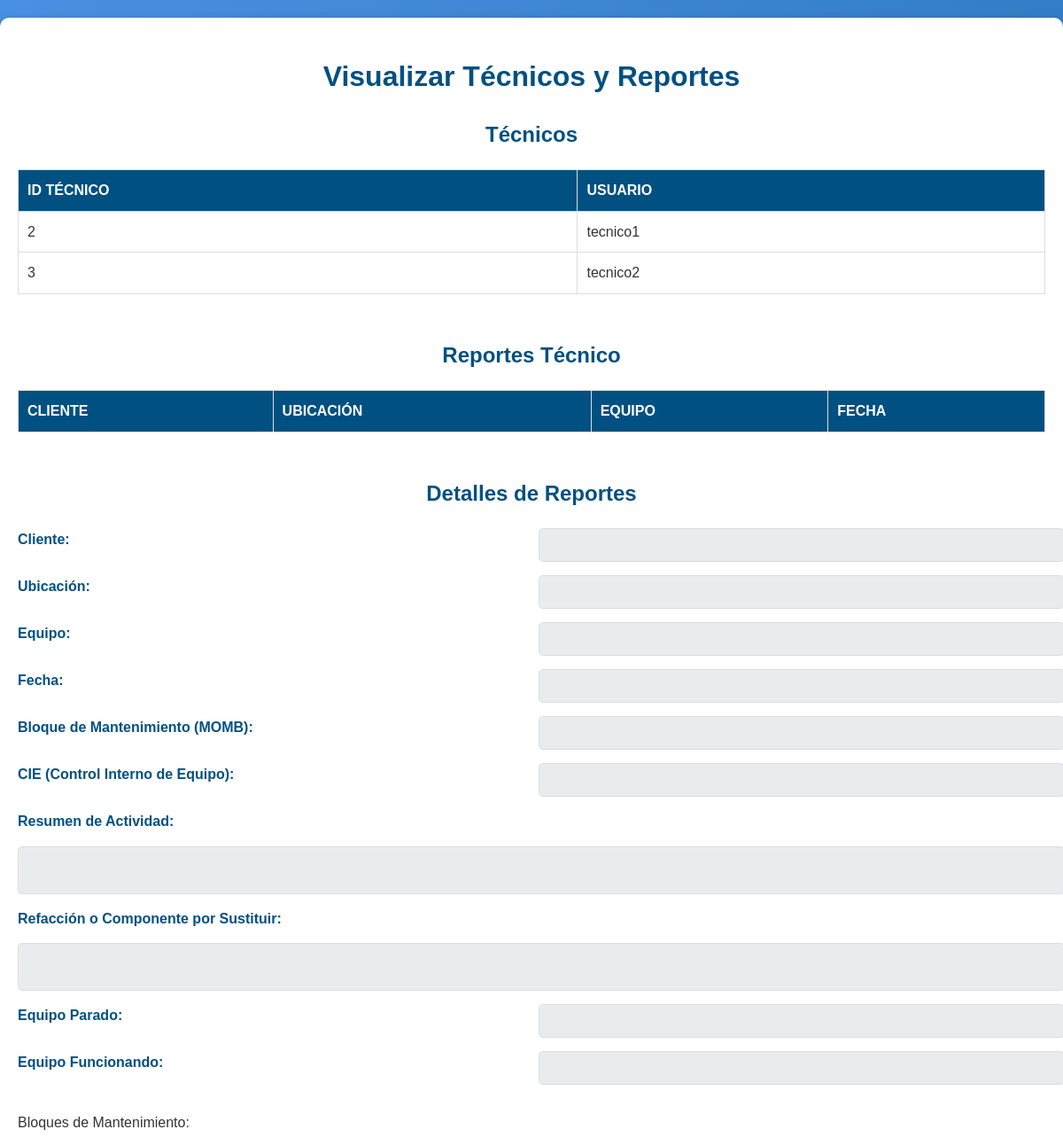
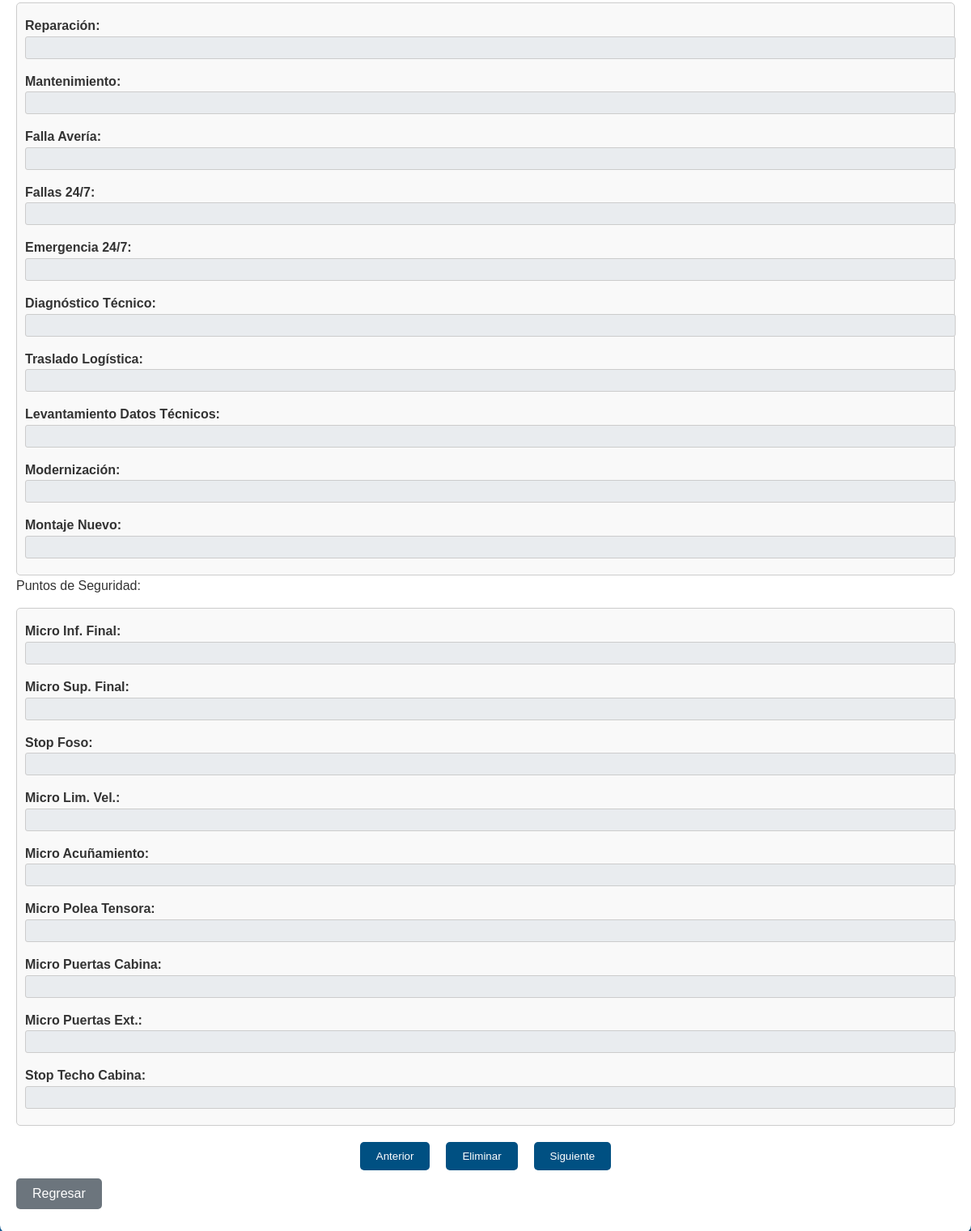
The page /visualizar (signed in) on the database its author committed (2 pictures, top to bottom).
### tables this page shows
CREATE TABLE usuarios (
    id_usuario INTEGER PRIMARY KEY AUTOINCREMENT,
    nombre_usuario TEXT NOT NULL UNIQUE,
    contraseña TEXT NOT NULL,
    rol TEXT NOT NULL CHECK(rol IN ('tecnico', 'administrador', 'SARH'))
);

### app.py (the view)
    @app.route('/visualizar')
    @login_required(role='administrador')
    def visualizar():
        conn = get_db_connection()
        tecnicos = conn.execute("SELECT id_usuario, nombre_usuario FROM usuarios WHERE rol = 'tecnico'").fetchall()
        conn.close()
        return render_template('visualizar.html', tecnicos=tecnicos)

### templates/visualizar.html (shortened to what this page needs)
<!DOCTYPE html>
<html lang="es">
<head>
    <link rel="stylesheet" href="{{ url_for('static', filename='css/visualizar.css') }}">
</head>
<body>
    <div class="container">
        <h1>Visualizar Técnicos y Reportes</h1>
        <h2>Técnicos</h2>
        <div class="table-container">
            <table>
                <thead>
                    <tr>
                        <th>ID Técnico</th>
                        <th>Usuario</th>
                    </tr>
                </thead>
                <tbody>
                    {% for tecnico in tecnicos %}
                    <tr onclick="selectTecnico({{ tecnico.id_usuario }})">
                        <td>{{ tecnico.id_usuario }}</td>
                        <td>{{ tecnico.nombre_usuario }}</td>
                    </tr>
                    {% endfor %}
                </tbody>
            </table>
        </div>
        <h2>Reportes Técnico</h2>
        <div class="table-container">
            <table>
                <thead>
                    <tr>
                        <th>Cliente</th>
                        <th>Ubicación</th>
                        <th>Equipo</th>
                        <th>Fecha</th>
                    </tr>
                </thead>
            </table>
        </div>
        <h2>Detalles de Reportes</h2>
        <div class="form-container">
            <form>
                <label for="cliente">Cliente:</label>
                <input type="text" id="cliente" readonly>
                <label for="ubicacion">Ubicación:</label>
                <input type="text" id="ubicacion" readonly>
                <label for="equipo">Equipo:</label>
                <input type="text" id="equipo" readonly>
                <label for="fecha">Fecha:</label>
                <input type="text" id="fecha" readonly>
                <label for="bloque_mantenimiento">Bloque de Mantenimiento (MOMB):</label>
                <input type="text" id="bloque_mantenimiento" readonly>
                <label for="cie">CIE (Control Interno de Equipo):</label>
                <input type="text" id="cie" readonly>
                <label for="resumen">Resumen de Actividad:</label>
                <textarea id="resumen" readonly></textarea>
                <label for="refaccion">Refacción o Componente por Sustituir:</label>
                <textarea id="refaccion" readonly></textarea>
                <label for="equipo_parado">Equipo Parado:</label>
                <input type="text" id="equipo_parado" readonly>
                <label for="equipo_funcionando">Equipo Funcionando:</label>
                <input type="text" id="equipo_funcionando" readonly>
            </form>
        </div>
        <label for="bloques_mantenimiento">Bloques de Mantenimiento:</label>
        <div id="bloques_mantenimiento" class="group-section">
            <label>Reparación:</label>
            <input type="text" id="reparacion" readonly>
            <label>Mantenimiento:</label>
            <input type="text" id="mantenimiento" readonly>
            <label>Falla Avería:</label>
            <input type="text" id="falla_averia" readonly>
            <label>Fallas 24/7:</label>
            <input type="text" id="fallas_24_7" readonly>
            <label>Emergencia 24/7:</label>
            <input type="text" id="emergencia_24_7" readonly>
            <label>Diagnóstico Técnico:</label>
            <input type="text" id="diagnostico_tecnico" readonly>
            <label>Traslado Logística:</label>
            <input type="text" id="traslado_logistica" readonly>
            <label>Levantamiento Datos Técnicos:</label>
            <input type="text" id="levantamiento_datos_tecnicos" readonly>
            <label>Modernización:</label>
            <input type="text" id="modernizacion" readonly>
            <label>Montaje Nuevo:</label>
            <input type="text" id="montaje_nuevo" readonly>
        </div>
        <label for="puntos_seguridad">Puntos de Seguridad:</label>
        <div id="puntos_seguridad" class="group-section">
            <label>Micro Inf. Final:</label>
            <input type="text" id="micro_inf_final" readonly>
            <label>Micro Sup. Final:</label>
            <input type="text" id="micro_sup_final" readonly>
            <label>Stop Foso:</label>
            <input type="text" id="stop_foso" readonly>
            <label>Micro Lim. Vel.:</label>
            <input type="text" id="micro_lim_vel" readonly>
            <label>Micro Acuñamiento:</label>
            <input type="text" id="micro_acunamiento" readonly>
            <label>Micro Polea Tensora:</label>
            <input type="text" id="micro_polea_tensora" readonly>
            <label>Micro Puertas Cabina:</label>
            <input type="text" id="micro_puertas_cab" readonly>
            <label>Micro Puertas Ext.:</label>
            <input type="text" id="micro_puertas_ext" readonly>
            <label>Stop Techo Cabina:</label>
            <input type="text" id="stop_techo_cabina" readonly>
        </div>
        <div class="navigation">
            <button onclick="navigateReport(-1)">Anterior</button>
            <button onclick="deleteReport()">Eliminar</button>
            <button onclick="navigateReport(1)">Siguiente</button>
        </div>
        <button class="back-btn" onclick="window.history.back()">Regresar</button>
    </div>
</body>
</html>

### static/css/visualizar.css (style rules this page uses)
body { font-family: Arial, sans-serif; margin: 0; padding: 0; background: linear-gradient(135deg, #4a90e2, #005082); color: #333; line-height: 1.6; }
.container { max-width: 1200px; margin: 20px auto; background: #fff; padding: 20px; border-radius: 10px; box-shadow: 0 2px 10px rgba(0, 0, 0, 0.2); }
h1, h2 { text-align: center; color: #005082; margin-bottom: 20px; }
.table-container { margin-bottom: 30px; overflow-x: auto; }
table { width: 100%; border-collapse: collapse; margin-bottom: 20px; }
table th, table td { padding: 10px; text-align: left; border: 1px solid #ddd; }
table th { background: #005082; color: #fff; font-weight: bold; text-transform: uppercase; }
.form-container { margin-bottom: 30px; }
form { display: grid; grid-template-columns: 1fr 1fr; gap: 15px; }
form label { font-weight: bold; color: #005082; }
form input, form textarea { width: 100%; padding: 10px; border: 1px solid #ddd; border-radius: 5px; background: #f9f9f9; resize: none; font-size: 14px; }
form textarea { grid-column: span 2; }
input[readonly], textarea[readonly] { background: #e9ecef; color: #333; }
.navigation { display: flex; justify-content: center; margin-top: 20px; }
.navigation button { background: #005082; color: #fff; border: none; padding: 10px 20px; margin: 0 10px; border-radius: 5px; cursor: pointer; transition: background 0.3s; }
.group-section { margin-top: 15px; padding: 10px; border: 1px solid #ccc; border-radius: 5px; background-color: #f9f9f9; }
.group-section label { display: block; font-weight: bold; margin-top: 5px; }
.group-section input { width: 100%; margin-bottom: 10px; padding: 5px; font-size: 14px; border: 1px solid #ccc; border-radius: 3px; background-color: #e9ecef; }
.back-btn { background-color: #6c757d; color: white; padding: 10px 20px; border: none; border-radius: 5px; font-size: 16px; cursor: pointer; margin: 10px 0; }

### rows shown on the page
usuarios: id_usuario "2", nombre_usuario "tecnico1"
usuarios: id_usuario "3", nombre_usuario "tecnico2"
